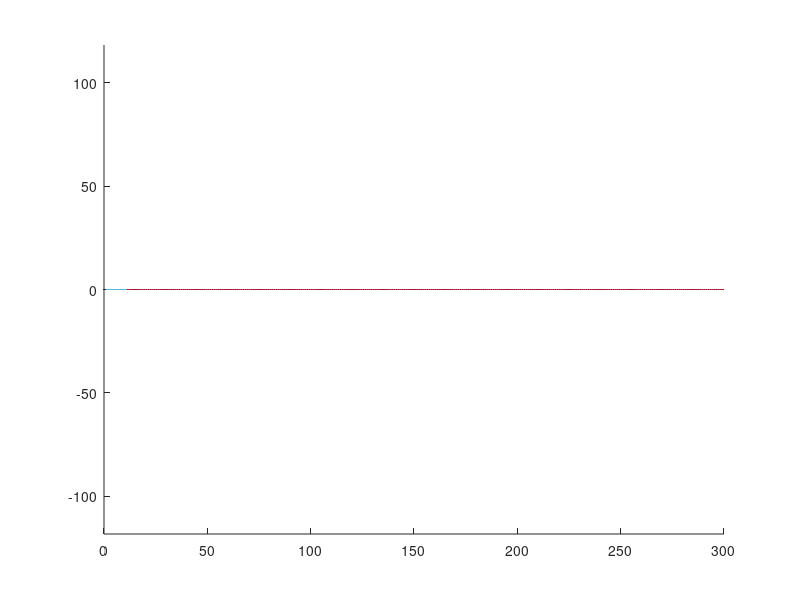

MATLAB code for this plot:
clc; clear; close all;
neq=2; mu=-0.015; b=-10;omega=1;

% sub
% mu=-0.1;
p = [-1 0 1 0 mu 0];
r = roots(p);
r=r(end);
om=1;
% b=1;
omEff=om+b*r^2;
f=omEff/2/pi;
T=1/f;
%
np=300;
dt=T/np;
g=zeros(2*np,1);
J=zeros(2*np);
u=zeros(2*np,1)+3;
% r=sqrt(-mu)
% r=0.05

x=r*cos(linspace(0,2*pi,np+1)); x=x+rand(1,length(x)).*x*0.1;
y=r*sin(linspace(0,2*pi,np+1)); y=y+rand(1,length(y)).*y*0.1;
u(1:2:end)=x(1:end-1); u(2:2:end)=y(1:end-1);
% plot(x,y); axis equal;

uM=[];
uM=[uM,u];
%%
% calc J and g
 for i=1:10
    for ip=1:np
    x=u(ip*2-1); y=u(ip*2); r=sqrt(x^2+y^2);
    xNext=u(mod(ip*2-1+neq-1,neq*np)+1); yNext=u(mod(ip*2+neq-1,neq*np)+1);
    g(ip*2-1)=(mu+r^2-r^4)*x-y*(omega+b*r^2)+(x-xNext)/dt;
    g(ip*2)=(mu+r^2-r^4)*y+x*(omega+b*r^2)+(y-yNext)/dt;
    
    J(ip*2-1,ip*2-1)=(mu+r^2-r^4)+x*(2*x-2*r^2*2*x)-y*b*2*x+1/dt;
    J(ip*2-1,ip*2)=x*(2*y-2*r^2*2*y)-(omega+b*r^2)-y*(2*b*y);
    J(ip*2-1,mod(ip*2-1+neq-1,neq*np)+1)=-1/dt;
  
    J(ip*2,ip*2-1)=y*(2*x-2*r^2*2*x)+(omega+b*r^2)+x*(2*b*x);
    J(ip*2,ip*2)=(mu+r^2-r^4)+y*(2*y-2*r^2*2*y)+x*b*2*y+1/dt;
    J(ip*2,mod(ip*2+neq-1,neq*np)+1)=-1/dt;
    end
    %
    du=-J\g;
    norm(du)
    u=u+du;
    uM=[uM,u];
 end
%%
hold on;
plot(u(1:2:end),u(2:2:end))
%%
plot(uM(1:2:end,:),uM(2:2:end,:))
%%
plot(uM(1,:)',uM(2,:)'); axis equal;
%%
plot(sqrt(u(1:2:end).^2+u(2:2:end).^2))
%%
hold on;
plot(uM')
plot(sqrt(sum(uM.^2,1))')
